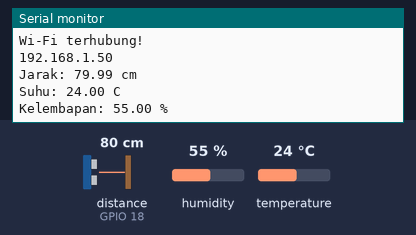
Recording of a sketch running on a simulated ESP32. Parts: the last lines printed to the serial monitor. Wiring (inferred from the names in the program): ultrasonic range finder: trigger GPIO 5; echo GPIO 18. The inputs (shaded band) are chosen by the test bench; at power-on: distance to the obstacle (sensor on GPIO 18) 80 cm, humidity 55 %, temperature 24 °C. The echo pulse lasts 58.3 µs per cm; WiFi joins after 1.5 s; servers stay silent unless stated; uploads are accepted with an empty reply; no MQTT or app messages arrive unless stated.

Above: at 2.7 s.
2.8 s: distance to the obstacle (sensor on GPIO 18) set to 2 cm
At 5.9 s:
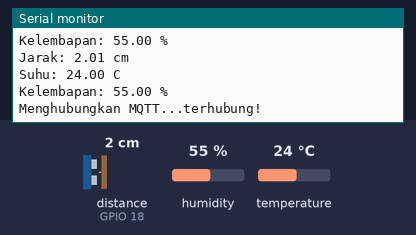
6.5 s: humidity set to 22 %
At 7.1 s:
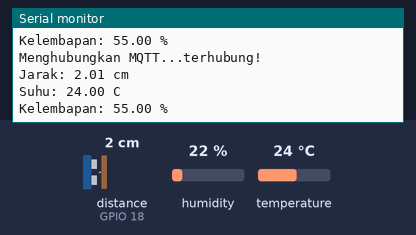
8.0 s: temperature set to 12 °C
9.5 s: distance to the obstacle (sensor on GPIO 18) set to 4 cm
At 10.8 s:
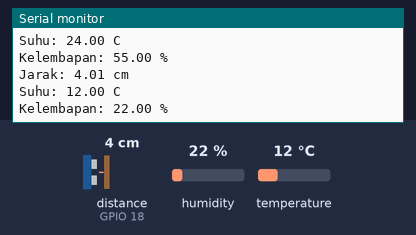
11.0 s: humidity set to 40 %
At 20.41 s:
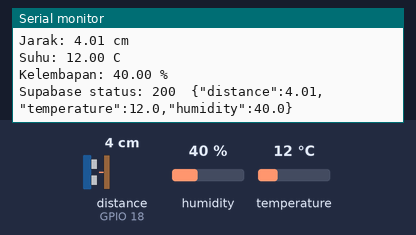
Timing chart, 0 to 21.9 s (numbered marks = the images above; inputs shaded):
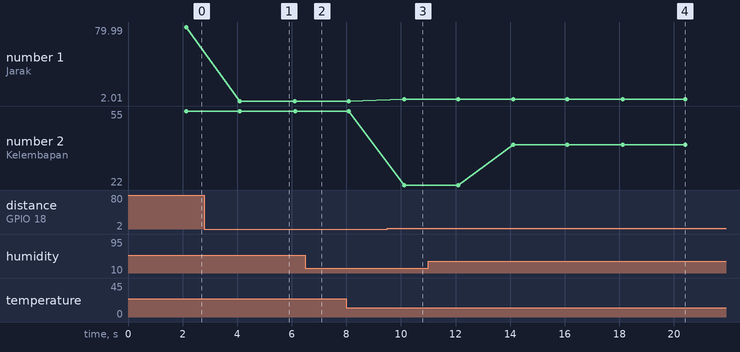

The sketch:

main.ino
```cpp
#include <WiFi.h>
#include <WiFiClientSecure.h>
#include <HTTPClient.h>
#include <PubSubClient.h>
#include <DHT.h>

/* ===================== PENGATURAN ===================== */

// Wi-Fi
const char* ssid     = "KOST TIYAH LT 2";
const char* password = "banjarmasin1";

// MQTT publik untuk pengujian (data real-time ke dashboard)
const char* mqtt_server = "test.mosquitto.org";
const int   mqtt_port   = 8883;

const char* topicJarak  = "monitoring/esp32/ihsanfdlh/distance";
const char* topicSuhu   = "monitoring/esp32/ihsanfdlh/temperature";
const char* topicLembap = "monitoring/esp32/ihsanfdlh/humidity";

// Supabase (riwayat data)
const char* SUPABASE_URL = "https://xwrghpljhmflqwglisjg.supabase.co";   // Project URL
const char* SUPABASE_KEY = "sb_publishable_5YmEiOShCOA_A1T4cqlp0Q_DZfFMBvl";           // anon / publishable key

// Interval
const unsigned long PUBLISH_INTERVAL = 2000UL;                // MQTT tiap 2 detik
const unsigned long LOG_INTERVAL     = 15UL * 60UL * 1000UL;  // Supabase tiap 15 menit
const unsigned long LOG_RETRY        = 60UL * 1000UL;         // ulangi 1 menit jika gagal
const unsigned long FIRST_LOG_DELAY  = 20UL * 1000UL;         // simpan pertama 20 detik setelah menyala

// Pin
#define TRIG_PIN 5
#define ECHO_PIN 18
#define DHT_PIN  4
#define DHT_TYPE DHT11

/* ====================================================== */

DHT dht(DHT_PIN, DHT_TYPE);
WiFiClientSecure secureClient;
PubSubClient mqtt(secureClient);

unsigned long lastPublish = 0;
unsigned long lastLog = 0;
unsigned long lastMqttTry = 0;
unsigned long lastWifiTry = 0;
bool firstLogDone = false;

// ---------- Sensor ----------
float bacaJarakSekali() {
  digitalWrite(TRIG_PIN, LOW);
  delayMicroseconds(3);
  digitalWrite(TRIG_PIN, HIGH);
  delayMicroseconds(10);
  digitalWrite(TRIG_PIN, LOW);

  unsigned long durasi = pulseIn(ECHO_PIN, HIGH, 30000);  // timeout 30 ms
  if (durasi == 0) return -1;
  return durasi * 0.0343 / 2.0;
}

// Rata-rata 3 kali pembacaan valid agar lebih stabil
float bacaJarak() {
  float total = 0;
  int valid = 0;
  for (int i = 0; i < 3; i++) {
    float j = bacaJarakSekali();
    if (j >= 0) { total += j; valid++; }
    delay(30);
  }
  if (valid == 0) return -1;
  return total / valid;
}

// ---------- Wi-Fi ----------
void sambungkanWiFi() {
  WiFi.mode(WIFI_STA);
  WiFi.setAutoReconnect(true);
  WiFi.begin(ssid, password);

  Serial.print("Menghubungkan Wi-Fi");
  unsigned long mulai = millis();
  while (WiFi.status() != WL_CONNECTED && millis() - mulai < 20000) {
    delay(500);
    Serial.print(".");
  }

  if (WiFi.status() == WL_CONNECTED) {
    Serial.println("\nWi-Fi terhubung!");
    Serial.println(WiFi.localIP());
  } else {
    Serial.println("\nWi-Fi gagal, akan dicoba lagi...");
  }
}

// ---------- MQTT (tidak memblokir program) ----------
void cobaMQTT() {
  if (mqtt.connected() || WiFi.status() != WL_CONNECTED) return;
  if (millis() - lastMqttTry < 5000) return;
  lastMqttTry = millis();

  Serial.print("Menghubungkan MQTT...");
  String clientId = "ESP32-";
  clientId += String((uint32_t)ESP.getEfuseMac(), HEX);

  if (mqtt.connect(clientId.c_str())) {
    Serial.println("terhubung!");
  } else {
    Serial.print("gagal, kode: ");
    Serial.println(mqtt.state());
  }
}

// ---------- Supabase ----------
// Nilai tidak valid dikirim sebagai null supaya baris tetap tersimpan
void tambahNilai(String &json, const char* nama, float v, int desimal, bool valid, bool koma) {
  if (koma) json += ",";
  json += "\"";
  json += nama;
  json += "\":";
  json += valid ? String(v, desimal) : String("null");
}

bool simpanKeSupabase(float jarak, float suhu, float lembap) {
  bool okJarak = jarak >= 0;
  bool okSuhu  = !isnan(suhu);
  bool okLembap = !isnan(lembap);

  if (!okJarak && !okSuhu && !okLembap) {
    Serial.println("Supabase: semua sensor gagal, data tidak disimpan");
    return false;
  }
  if (WiFi.status() != WL_CONNECTED) {
    Serial.println("Supabase: Wi-Fi belum terhubung");
    return false;
  }

  String json = "{";
  tambahNilai(json, "distance",    jarak, 2, okJarak,  false);
  tambahNilai(json, "temperature", suhu,  1, okSuhu,   true);
  tambahNilai(json, "humidity",    lembap, 1, okLembap, true);
  json += "}";

  WiFiClientSecure client;   // koneksi terpisah dari MQTT
  client.setInsecure();      // cukup untuk proyek hobi

  HTTPClient http;
  http.setTimeout(10000);
  if (!http.begin(client, String(SUPABASE_URL) + "/rest/v1/sensor_logs")) {
    Serial.println("Supabase: gagal memulai koneksi");
    return false;
  }
  http.addHeader("Content-Type", "application/json");
  http.addHeader("apikey", SUPABASE_KEY);
  // Key lama (JWT, diawali "eyJ") perlu header Authorization; key "sb_publishable_..." tidak
  if (String(SUPABASE_KEY).startsWith("eyJ")) {
    http.addHeader("Authorization", String("Bearer ") + SUPABASE_KEY);
  }
  http.addHeader("Prefer", "return=minimal");

  int code = http.POST(json);
  Serial.printf("Supabase status: %d  %s\n", code, json.c_str());
  if (code != 201) {
    Serial.println(http.getString());   // pesan error dari Supabase
  }
  http.end();

  return code == 201;
}

void setup() {
  Serial.begin(115200);

  pinMode(TRIG_PIN, OUTPUT);
  pinMode(ECHO_PIN, INPUT);

  dht.begin();
  sambungkanWiFi();

  // Untuk pengujian saja: sertifikat TLS tidak diverifikasi
  secureClient.setInsecure();
  mqtt.setServer(mqtt_server, mqtt_port);
  mqtt.setBufferSize(512);
}

void loop() {
  // Sambungkan ulang Wi-Fi tanpa memblokir terlalu lama
  if (WiFi.status() != WL_CONNECTED) {
    if (millis() - lastWifiTry > 10000) {
      lastWifiTry = millis();
      sambungkanWiFi();
    }
  }

  cobaMQTT();
  mqtt.loop();

  // ===== Kirim real-time lewat MQTT =====
  if (millis() - lastPublish >= PUBLISH_INTERVAL) {
    lastPublish = millis();

    float jarak = bacaJarak();
    float suhu = dht.readTemperature();
    float kelembapan = dht.readHumidity();
    char nilai[20];

    if (jarak >= 0) {
      snprintf(nilai, sizeof(nilai), "%.2f", jarak);
      if (mqtt.connected()) mqtt.publish(topicJarak, nilai);
      Serial.printf("Jarak: %.2f cm\n", jarak);
    } else {
      Serial.println("Pembacaan jarak gagal");
    }

    if (!isnan(suhu)) {
      snprintf(nilai, sizeof(nilai), "%.2f", suhu);
      if (mqtt.connected()) mqtt.publish(topicSuhu, nilai);
      Serial.printf("Suhu: %.2f C\n", suhu);
    } else {
      Serial.println("Pembacaan DHT11 gagal");
    }

    if (!isnan(kelembapan)) {
      snprintf(nilai, sizeof(nilai), "%.2f", kelembapan);
      if (mqtt.connected()) mqtt.publish(topicLembap, nilai);
      Serial.printf("Kelembapan: %.2f %%\n", kelembapan);
    }
  }

  // ===== Simpan ke Supabase tiap 15 menit =====
  bool waktuPertama = !firstLogDone && millis() >= FIRST_LOG_DELAY;
  bool waktuRutin   = firstLogDone && (millis() - lastLog >= LOG_INTERVAL);

  if (waktuPertama || waktuRutin) {
    float jarak = bacaJarak();
    float suhu = dht.readTemperature();
    float kelembapan = dht.readHumidity();

    if (simpanKeSupabase(jarak, suhu, kelembapan)) {
      firstLogDone = true;
      lastLog = millis();
    } else if (firstLogDone) {
      lastLog = millis() - (LOG_INTERVAL - LOG_RETRY);   // coba lagi 1 menit kemudian
    } else {
      // Belum pernah berhasil: coba lagi 1 menit kemudian
      firstLogDone = true;
      lastLog = millis() - (LOG_INTERVAL - LOG_RETRY);
    }
  }
}
```

Measured:
- after the input at 2.8 s, the serial monitor: prints a new line after 1.3 s (image 1)
- after the input at 9.5 s, the serial monitor: prints a new line after 0.62 s (image 3)
- after the input at 11.0 s, the serial monitor: prints a new line after 3.1 s (image 4)
- plotted number 1: 79.99 → 2.01 after the input at 2.8 s, 2.01 → 4.01 after the input at 9.5 s
- plotted number 2: 22 → 40 after the input at 11.0 s
